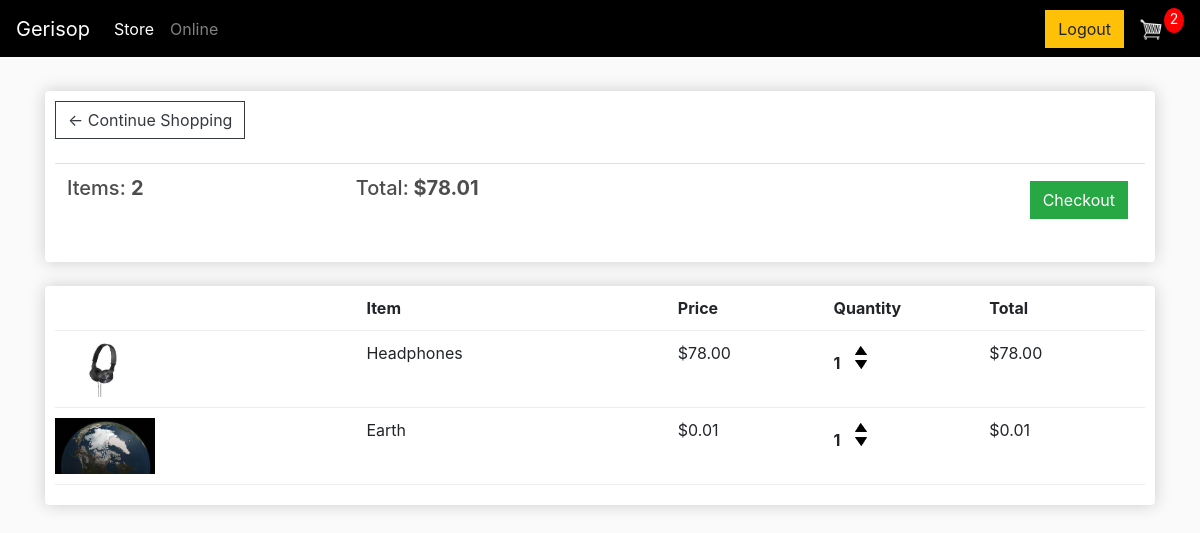
The page /cart/ (signed in) on the database as committed earlier.
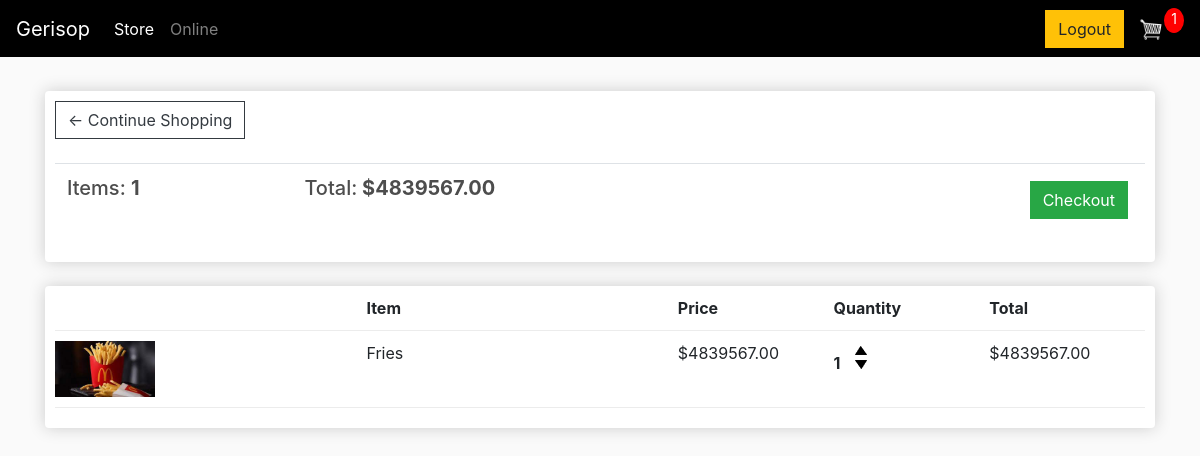
The same page on the database as committed later.
### store/models.py (models this page shows, shortened)
class Order(models.Model):
	customer = models.ForeignKey(Customer, on_delete=models.SET_NULL, null=True, blank=True)
	date_ordered = models.DateTimeField(auto_now_add=True)
	complete = models.BooleanField(default=False)
	transaction_id = models.CharField(max_length=100, null=True)
	@property
	def get_cart_total(self):
		orderitems = self.orderitem_set.all()
		total = sum([item.get_total for item in orderitems])
		return total
	@property
	def get_cart_items(self):
		orderitems = self.orderitem_set.all()
		total = sum([item.quantity for item in orderitems])
		return total

class OrderItem(models.Model):
	product = models.ForeignKey(Product, on_delete=models.SET_NULL, null=True)
	order = models.ForeignKey(Order, on_delete=models.SET_NULL, null=True)
	quantity = models.IntegerField(default=0, null=True, blank=True)
	date_added = models.DateTimeField(auto_now_add=True)
	@property
	def get_total(self):
		total = self.product.price * self.quantity
		return total

class Product(models.Model):
	name = models.CharField(max_length=200)
	price = models.FloatField()
	digital = models.BooleanField(default=False,null=True, blank=True)
	image = models.ImageField(null=True, blank=True)
	@property
	def imageURL(self):
		try:
			url = self.image.url
		except:
			url = ''
		return url

### store/views.py (the view)
# urls.py: path('cart/', views.cart, name="cart"),
def cart(request):
	if request.user.is_authenticated:
		customer = request.user.customer
		order, created = Order.objects.get_or_create(customer=customer, complete=False)
		items = order.orderitem_set.all()
		cartItems = order.get_cart_items
	else:
		items = []
		order = {'get_cart_total':0, 'get_cart_items':0, 'shipping':False}
		cartItems = order['get_cart_items']
	context = {'items':items, 'order':order, 'cartItems':cartItems}
	return render(request, 'store/cart.html', context)

### store/templates/store/cart.html
{% extends 'store/main.html' %}
{% load static %}
{% block content %}
	<div class="row">
		<div class="col-lg-12">
			<div class="box-element">
				<a  class="btn btn-outline-dark" href="{% url 'store' %}">&#x2190; Continue Shopping</a>
				<br>
				<br>
				<table class="table">
					<tr>
						<th><h5>Items: <strong>{{order.get_cart_items}}</strong></h5></th>
						<th><h5>Total:<strong> ${{order.get_cart_total|floatformat:2}}</strong></h5></th>
						<th>
							<a  style="float:right; margin:5px;" class="btn btn-success" href="{% url 'checkout' %}">Checkout</a>
						</th>
					</tr>
				</table>
			</div>
			<br>
			<div class="box-element">
				<div class="cart-row">
					<div style="flex:2"></div>
					<div style="flex:2"><strong>Item</strong></div>
					<div style="flex:1"><strong>Price</strong></div>
					<div style="flex:1"><strong>Quantity</strong></div>
					<div style="flex:1"><strong>Total</strong></div>
				</div>
				{% for item in items %}
				<div class="cart-row">
					<div style="flex:2"><img class="row-image" src="{{item.product.imageURL}}"></div>
					<div style="flex:2"><p>{{item.product.name}}</p></div>
					<div style="flex:1"><p>${{item.product.price|floatformat:2}}</p></div>
					<div style="flex:1">
						<p class="quantity">{{item.quantity}}</p>
						<div class="quantity">
							<img data-product="{{item.product.id}}" data-action="add" class="chg-quantity update-cart" src="{% static  'images/arrow-up.png' %}">
							<img data-product="{{item.product.id}}" data-action="remove" class="chg-quantity update-cart" src="{% static  'images/arrow-down.png' %}">
						</div>
					</div>
					<div style="flex:1"><p>${{item.get_total|floatformat:2}}</p></div>
				</div>
				{% endfor %}
			</div>
		</div>
	</div>
{% endblock content %}

Rows that differ between the two databases and show on the page:
removed OrderItem: product.imageURL (picture), product.name "Headphones", product.price "78.00", quantity "1", get_total "78.00"
removed OrderItem: product.imageURL (picture), product.name "Earth", product.price "0.01", quantity "1", get_total "0.01"
computed for Order: get_cart_items "2" → "1"; get_cart_total "78.01" → "4839567.00"
added OrderItem: product.imageURL (picture), product.name "Fries", product.price "4839567.00", quantity "1", get_total "4839567.00"
Other text that changed with them:
{{ cartItems }}: "2" → "1"
